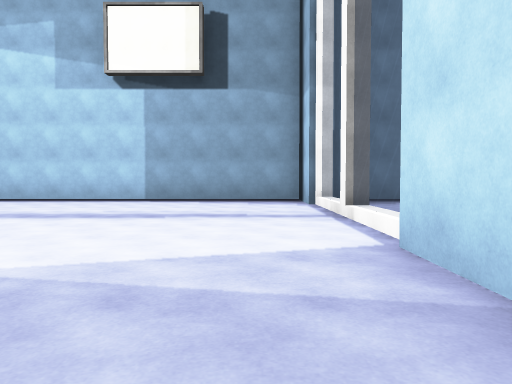
[1] (above)

19 first-person views from a walk through a Unity game level. The camera is 1.2 m above the floor, tilts 2° down and sees 70° across. The floor is counted in squares, 2 m on a side. Each view is taken from the middle of a square. On the plan, view 1 faces up. The plan holds only what a view shows up to about 10 squares ahead; the rest is blank. The place goes on beyond the plan. The player character is not drawn. Some animated figures are left out. Surface patterns are stand-ins for the level's own textures.

[2]
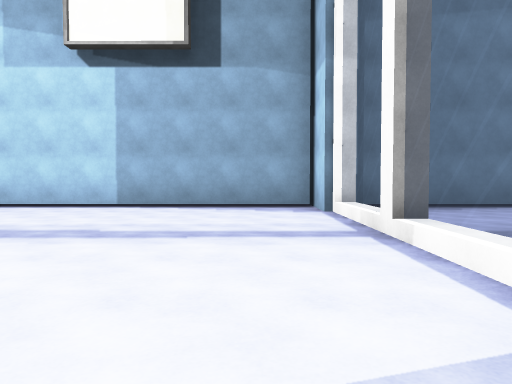

[3]
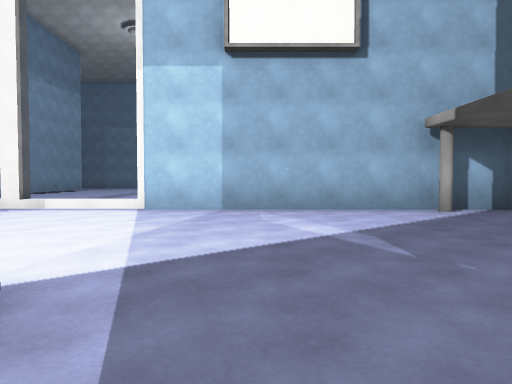

[4]
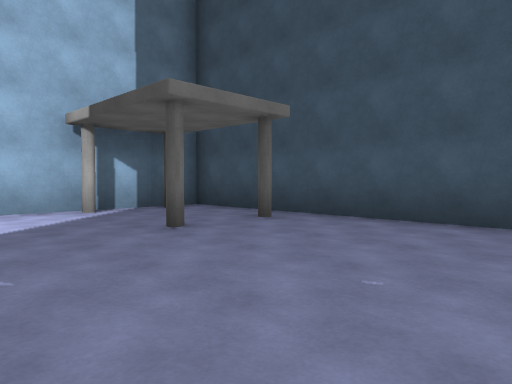

[5]
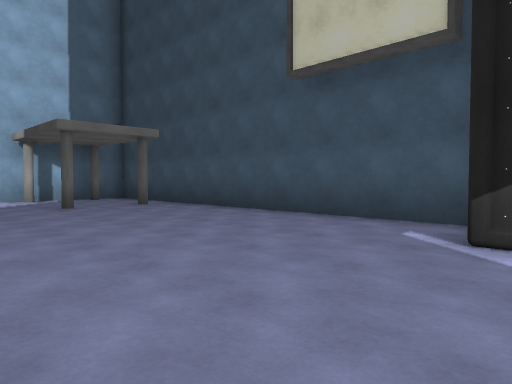

[6]
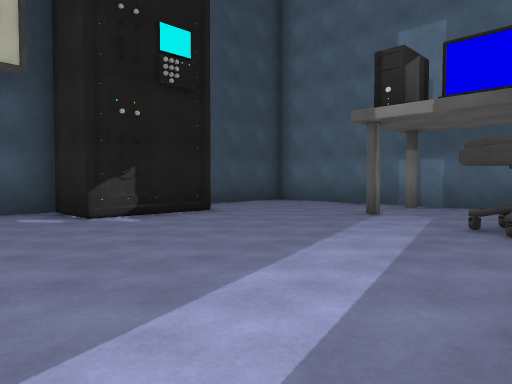

[7]
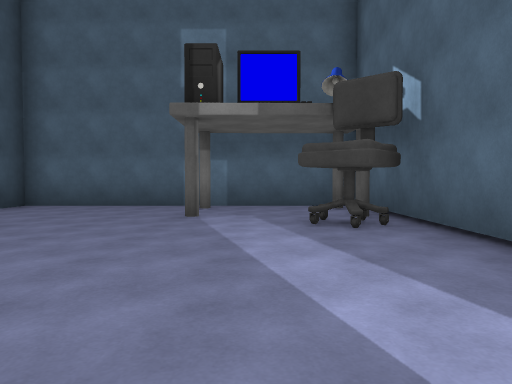

[8]
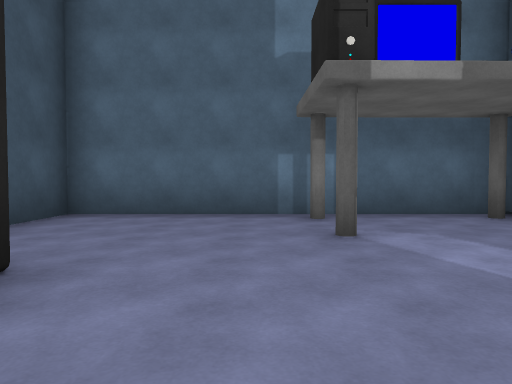

[9]
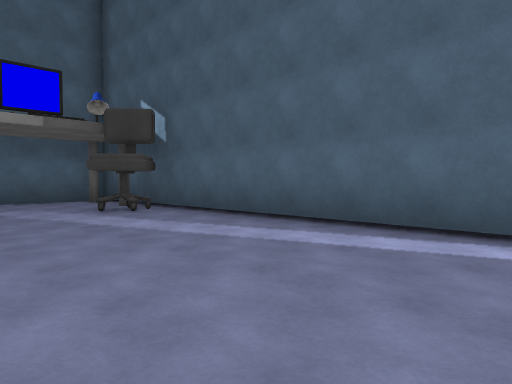

[10]
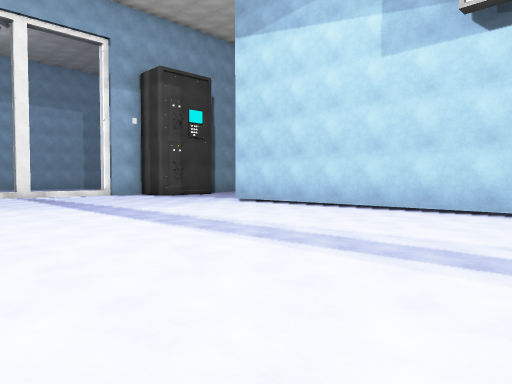

[11]
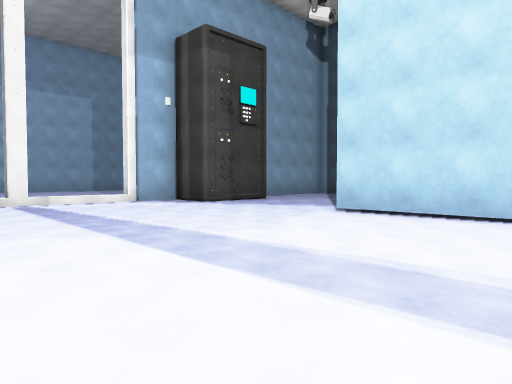

[12]
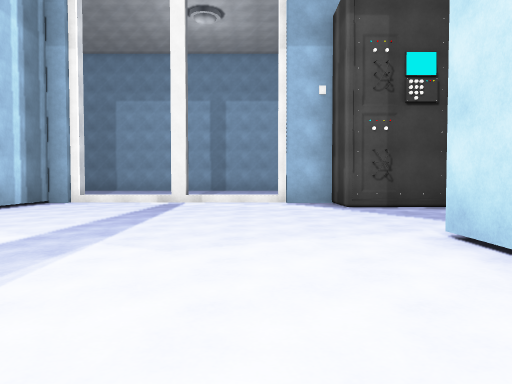

[13]
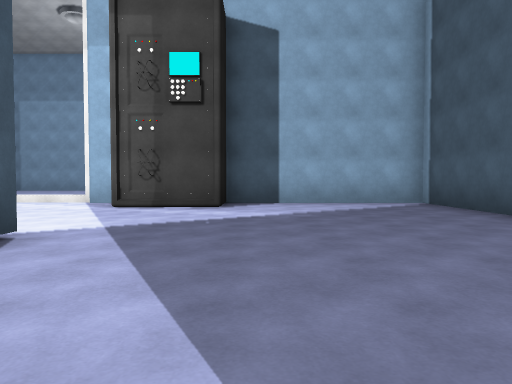

[14]
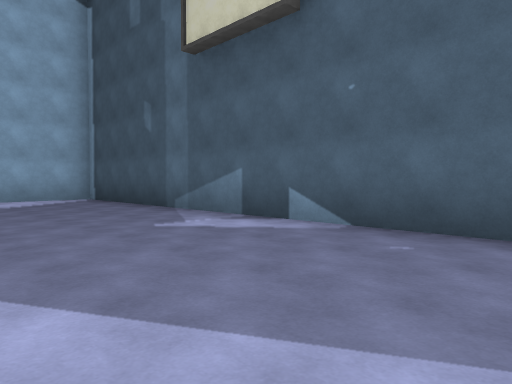

[15]
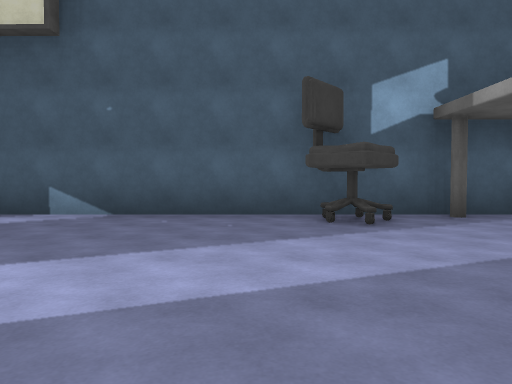

[16]
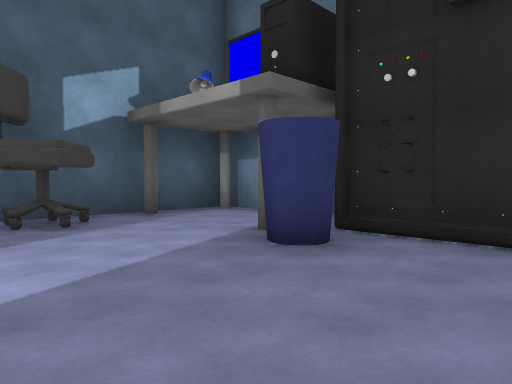

[17]
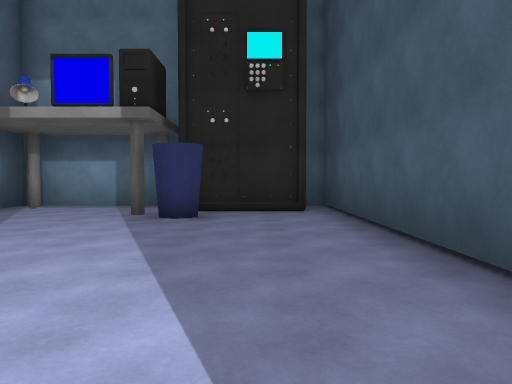

[18]
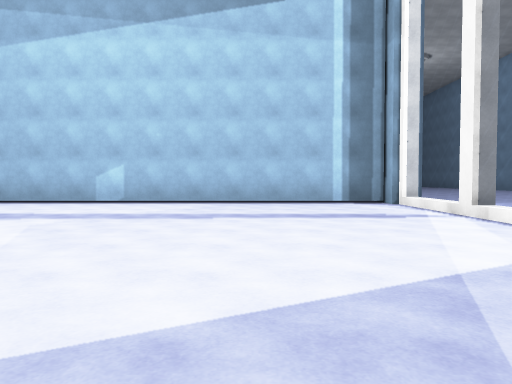

[19]
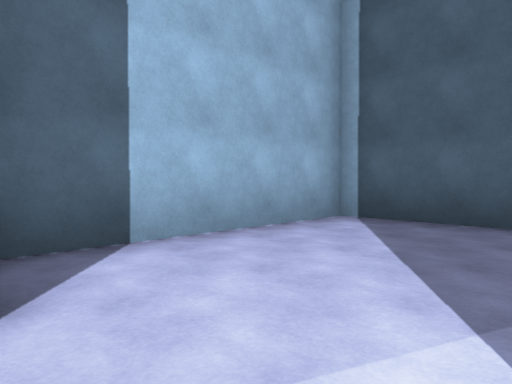

### Floor plan
Points are (right, up) in squares from view 1. A wall is a line through its corners. A room is listed if a view was taken in it or the views show most of it. See-through windows are left out.
Room 1 (views 1, 2, 3, 4, 5, 6, 7, 8, 9, 10, 11, 12, 13, 14, 15, 16, 17, 18, 19)
walls: (-5.6, 2.3) (-15.3, 2.3) (-15.3, -5.2) (-12.6, -5.2); (-4.9, 10.5) (1.1, 10.5); (-11.3, 1.4) (-12, 0.5); (-11.7, 1.7) (-11.9, 1.3); (-11.6, 1.5) (-11.9, 1.1); (-15.4, 6.2) (-15.4, 5.8); (-0.2, 11.1) (-0.2, 13.4); (-15.3, 2.8) (-5.5, 2.8); (1.9, 5.8) (1.3, 5.8) (1.3, 6.2); (1.2, 10) (-9.9, 10); (-15.9, 3.4) (-15.3, 3.4); (1.9, 8.6) (1.3, 8.6) (1.3, 10.9); (-0.3, 12.7) (-0.1, 13.5); (-2.6, 15.6) (-3.3, 16.2); (-11.4, -3.7) (-9, -3.7) (-9, -5.2) (1.3, -5.2) (1.3, 3.5); (-2.6, 16.1) (-2.8, 15.8) (-3.2, 16.3); (-2.6, 16.2) (-3, 16); (-2.6, 16.2) (-3, 16.6); (-1.9, 16.4) (-2.5, 15.6); (-1.9, 17.2) (-15.3, 17.2) (-15.3, 12.3) (-13.9, 12.3) (-13.9, 10) (-15.3, 10) (-15.3, 8.6) (-15.9, 8.6)
low walls: (-11.5, 1.2) (-11.9, 1.2) (-11.8, 0.7); (-2.5, 15.6) (-2.6, 16.1); (-1.9, 16.2) (-2.5, 16.2)
ways out: opening at (-1, 15)

Positions as (right, up) in squares from view 1, and headings:
1: (0, 0), facing up
2: (0, 2), facing up
3: (-6, 1), facing right
4: (-6, 0), facing down-right
5: (-10, 0), facing down-right
6: (-7, 2), facing down-left
7: (-7, 0), facing left
8: (-9, -2), facing left
9: (-5, -2), facing up-left
10: (-2, 3), facing up-left
11: (-6, 4), facing up-left
12: (-6, 8), facing left
13: (-6, 13), facing left
14: (-4, 13), facing up-left
15: (-4, 11), facing up
16: (-4, 11), facing up-right
17: (-7, 12), facing right
18: (-12, 12), facing down
19: (-12, 12), facing up-left
